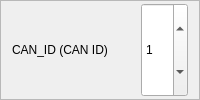
                        <widget class="QFrame" name="frame_51">
                         <property name="frameShape">
                          <enum>QFrame::StyledPanel</enum>
                         </property>
                         <property name="frameShadow">
                          <enum>QFrame::Raised</enum>
                         </property>
                         <layout class="QHBoxLayout" name="horizontalLayout_32">
                          <property name="topMargin">
                           <number>2</number>
                          </property>
                          <property name="bottomMargin">
                           <number>2</number>
                          </property>
                          <item>
                           <widget class="QLabel" name="label_65">
                            <property name="sizePolicy">
                             <sizepolicy hsizetype="Preferred" vsizetype="Preferred">
                              <horstretch>4</horstretch>
                              <verstretch>0</verstretch>
                             </sizepolicy>
                            </property>
                            <property name="text">
                             <string>CAN_ID (CAN ID)</string>
                            </property>
                           </widget>
                          </item>
                          <item>
                           <widget class="QLabel" name="label_66">
                            <property name="sizePolicy">
                             <sizepolicy hsizetype="Preferred" vsizetype="Preferred">
                              <horstretch>1</horstretch>
                              <verstretch>0</verstretch>
                             </sizepolicy>
                            </property>
                            <property name="text">
                             <string/>
                            </property>
                           </widget>
                          </item>
                          <item>
                           <widget class="QLabel" name="label_can_id">
                            <property name="sizePolicy">
                             <sizepolicy hsizetype="Preferred" vsizetype="Preferred">
                              <horstretch>1</horstretch>
                              <verstretch>0</verstretch>
                             </sizepolicy>
                            </property>
                            <property name="text">
                             <string/>
                            </property>
                           </widget>
                          </item>
                          <item>
                           <widget class="QDoubleSpinBox" name="spin_can_id">
                            <property name="sizePolicy">
                             <sizepolicy hsizetype="Minimum" vsizetype="Minimum">
                              <horstretch>1</horstretch>
                              <verstretch>0</verstretch>
                             </sizepolicy>
                            </property>
                            <property name="decimals">
                             <number>0</number>
                            </property>
                            <property name="maximum">
                             <double>127.000000000000000</double>
                            </property>
                            <property name="value">
                             <double>1.000000000000000</double>
                            </property>
                           </widget>
                          </item>
                         </layout>
                        </widget>
